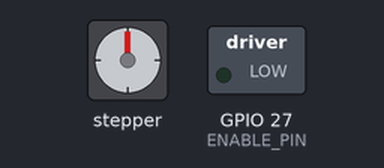
Simulated run of this sketch. Board: ESP32. On the bench: stepper motor, switched loads named in the sketch (green lamp = pin HIGH). Stepper angles assume 200 steps per turn.

Above: at 0.05 s.
At 0.6 s:
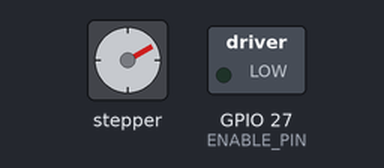
At 1.15 s:
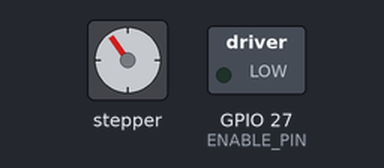
At 3.2 s:
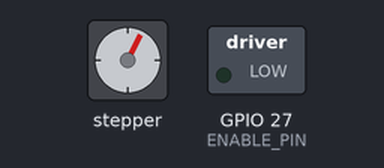
Timing chart, 0 to 5.6 s (numbered marks = the images above):
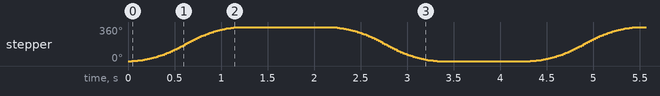

The sketch:

accelstepperCheck.ino
```cpp
#include <AccelStepper.h>

// Define motor pins
#define DIR_PIN 12
#define STEP_PIN 14
#define ENABLE_PIN 27

// Stepper motor setup: 1 = Driver mode
AccelStepper stepper(1, STEP_PIN, DIR_PIN);

void setup() {
  pinMode(ENABLE_PIN, OUTPUT);
  digitalWrite(ENABLE_PIN, LOW); // Enable the driver

  stepper.setMaxSpeed(1000);      // Max speed (steps/sec)
  stepper.setAcceleration(500);   // Acceleration (steps/sec²)
  stepper.setSpeed(500);          // Initial speed (steps/sec)
}

void loop() {
  stepper.move(200);  // Move 200 steps (1 full rotation for 1.8° step motor)
  stepper.runToPosition();  // Blocking call (wait until done)

  delay(1000);  // Wait 1 second

  stepper.move(-200);  // Move back
  stepper.runToPosition();

  delay(1000);
}
```

Measured:
- by itself, stepper: turns 360° clockwise in 1.1 s, then 360° counter-clockwise in 1.1 s, repeating every 4.3 s
